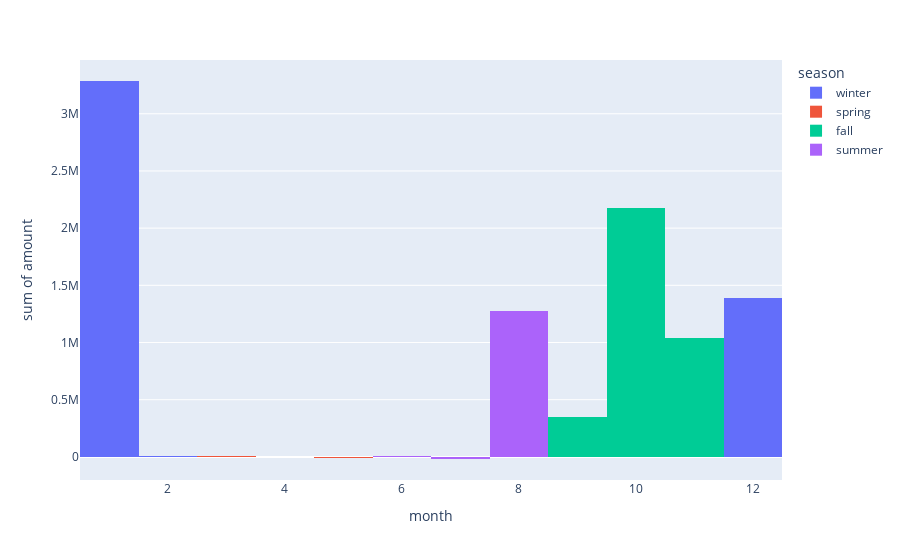

Notebook source saved alongside this figure:
### Code cell
px.histogram(df[['season', 'month', 'amount']], x='month', y='amount', color='season')

### Figure 1 — Plotly figure (JSON) as saved in the notebook; plotly's stock layout.template omitted (floating-point values rounded to 4 significant figures; data arrays with more than 128 entries replaced by an {"elided": "..."} marker saying what was removed)
{"data": [{"alignmentgroup": "True", "bingroup": "x", "histfunc": "sum", "hovertemplate": "season=winter<br>month=%{x}<br>sum of amount=%{y}<extra></extra>", "legendgroup": "winter", "marker": {"color": "#636efa", "pattern": {"shape": ""}}, "name": "winter", "offsetgroup": "winter", "orientation": "v", "showlegend": true, "type": "histogram", "x": {"elided": "8286 int values"}, "xaxis": "x", "y": {"elided": "8286 float values"}, "yaxis": "y"}, {"alignmentgroup": "True", "bingroup": "x", "histfunc": "sum", "hovertemplate": "season=spring<br>month=%{x}<br>sum of amount=%{y}<extra></extra>", "legendgroup": "spring", "marker": {"color": "#EF553B", "pattern": {"shape": ""}}, "name": "spring", "offsetgroup": "spring", "orientation": "v", "showlegend": true, "type": "histogram", "x": {"elided": "267 int values"}, "xaxis": "x", "y": {"elided": "267 float values"}, "yaxis": "y"}, {"alignmentgroup": "True", "bingroup": "x", "histfunc": "sum", "hovertemplate": "season=fall<br>month=%{x}<br>sum of amount=%{y}<extra></extra>", "legendgroup": "fall", "marker": {"color": "#00cc96", "pattern": {"shape": ""}}, "name": "fall", "offsetgroup": "fall", "orientation": "v", "showlegend": true, "type": "histogram", "x": {"elided": "8938 int values"}, "xaxis": "x", "y": {"elided": "8938 float values"}, "yaxis": "y"}, {"alignmentgroup": "True", "bingroup": "x", "histfunc": "sum", "hovertemplate": "season=summer<br>month=%{x}<br>sum of amount=%{y}<extra></extra>", "legendgroup": "summer", "marker": {"color": "#ab63fa", "pattern": {"shape": ""}}, "name": "summer", "offsetgroup": "summer", "orientation": "v", "showlegend": true, "type": "histogram", "x": {"elided": "2509 int values"}, "xaxis": "x", "y": {"elided": "2509 float values"}, "yaxis": "y"}], "layout": {"barmode": "relative", "legend": {"title": {"text": "season"}, "tracegroupgap": 0}, "margin": {"t": 60}, "xaxis": {"anchor": "y", "domain": [0, 1], "title": {"text": "month"}}, "yaxis": {"anchor": "x", "domain": [0, 1], "title": {"text": "sum of amount"}}}}
